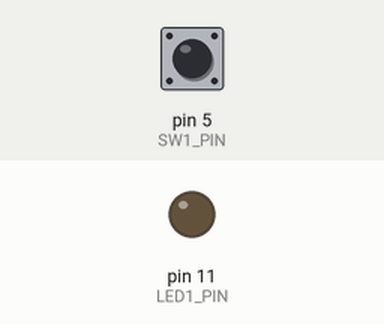
Simulated run of this sketch. Board: Arduino Uno, built with avr-gcc and run on an emulated ATmega328P. Parts: output pins drawn as LEDs (lit = HIGH). Inputs (shaded band) come from the test bench; at power-on: pin 5 (SW1_PIN) HIGH. What the sketch prints to the serial monitor is not drawn.

Above: at 1.2 s.
1.3 s: pin 5 (SW1_PIN) pulled LOW for 0.15 s
At 1.55 s:
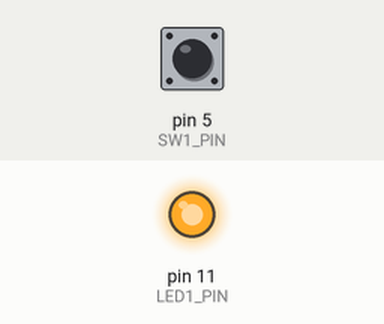
3.1 s: pin 5 (SW1_PIN) pulled LOW for 3.2 s
At 7.5 s:
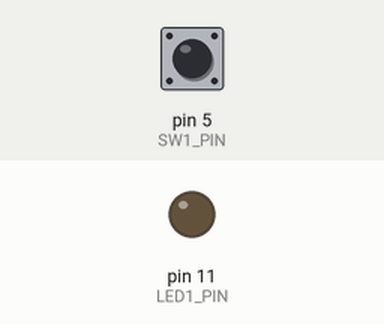
Timing chart, 0 to 9.0 s (numbered marks = the images above; inputs shaded):
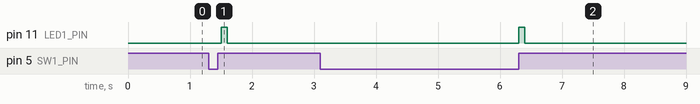

Measured:
- after the input at 1.3 s, pin 11 (LED1_PIN): LOW → HIGH after 0.20 s, → LOW 0.10 s later
- after the input at 3.1 s, pin 11 (LED1_PIN): LOW → HIGH after 3.2 s, → LOW 0.10 s later

The sketch:

Lab2S3.ino
```cpp
#define SW1_PIN 5
#define LED1_PIN 11
#define MSEC_SAMPLE 100

boolean isSwPressed, prevIsSwPressed, isSwJustReleased, isSwJustPressed,
isSwChange;

void setup() {
  pinMode(LED1_PIN, OUTPUT);
  pinMode(SW1_PIN, INPUT_PULLUP);
  digitalWrite(LED1_PIN, LOW);

  Serial.begin(9600);
  Serial.println(F("Lab 2: Switch State Decoding v0.0\n"));
}

void loop() {
  prevIsSwPressed = isSwPressed;
  isSwPressed = !digitalRead(SW1_PIN);
  isSwJustPressed = (isSwPressed && !prevIsSwPressed);
  isSwJustReleased = (!isSwPressed && prevIsSwPressed);
  isSwChange = (isSwJustReleased || isSwJustPressed);

  //digitalWrite(LED1_PIN, isSwPressed);
  digitalWrite(LED1_PIN, isSwJustReleased);
  //digitalWrite(LED1_PIN, isSwJustPressed);
  //digitalWrite(LED1_PIN, isSwChange);
  //digitalWrite(LED1_PIN, !digitalRead(LED1_PIN));

  delay(MSEC_SAMPLE);
}
```
